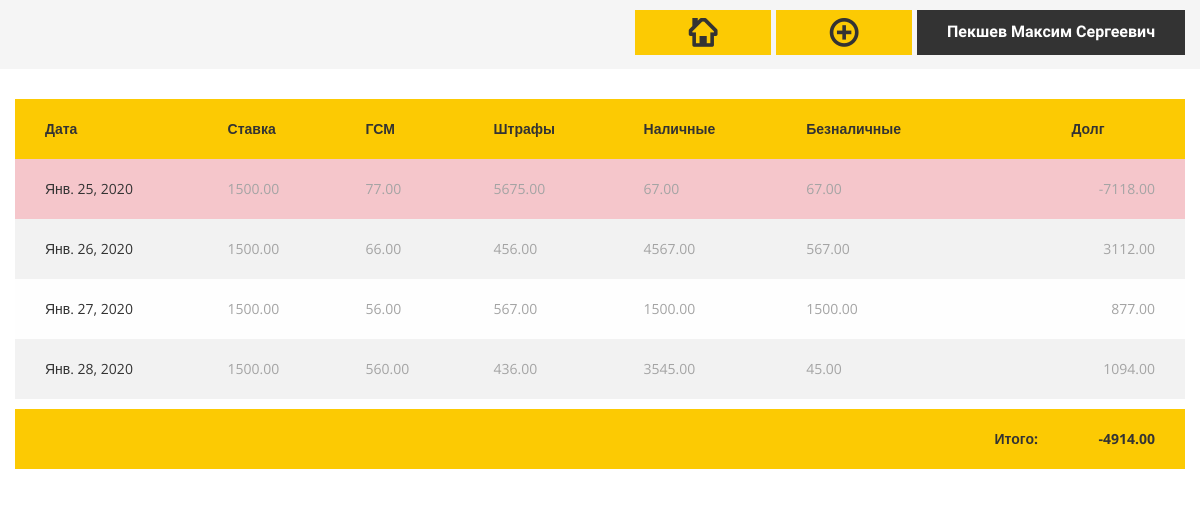
/driver/1137057680/, run on an earlier commit of the app's database.
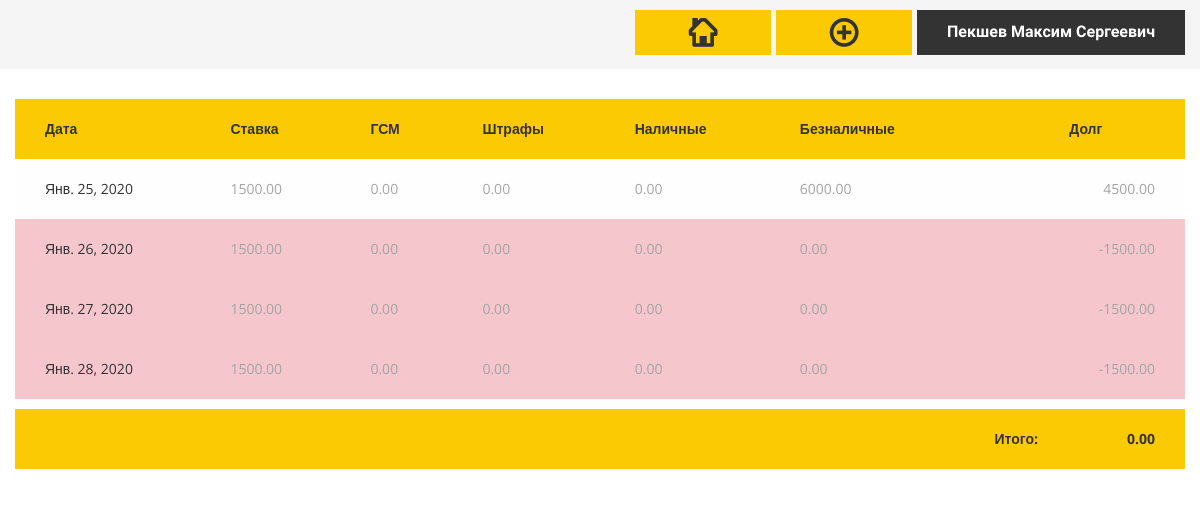
And on a later commit of the database.
### baseapp/models.py (models this page shows, shortened)
class Driver(models.Model):
	first_name		= models.CharField(max_length = 30, verbose_name = 'Имя')
	second_name		= models.CharField(max_length = 30, verbose_name = 'Фамилия')
	third_name		= models.CharField(max_length = 30, verbose_name = 'Отчество', blank=True, null=True)
	driver_license	= models.CharField(max_length = 15, verbose_name = 'Номер В/У', blank=True, null=True, default='')
	car_number		= models.CharField(max_length = 15, verbose_name = 'Номер А/М', blank=True, null=True, default='')
	car_model		= models.CharField(max_length = 30, verbose_name = 'Марка А/М', blank=True, null=True, default='')
	rate			= models.DecimalField(verbose_name = 'Ставка', max_digits=15, decimal_places=2, blank=True, null=True, default=0)
	slug 			= models.SlugField(max_length=10, verbose_name='Url', blank=True, db_index=True)
	debt			= models.DecimalField(verbose_name = 'Долг', max_digits=15, decimal_places=2)
	class Meta:
		verbose_name = 'Водитель'
		verbose_name_plural = 'Водители'

class  Working_day(models.Model):
	driver 		= models.ForeignKey(Driver, on_delete=models.PROTECT)
	date 		= models.DateField('Дата рабочего дня', auto_now_add = False)
	rate		= models.DecimalField(verbose_name = 'Ставка', max_digits=15, decimal_places=2)
	fuel		= models.DecimalField(verbose_name = 'ГСМ', max_digits=15, decimal_places=2)
	penalties	= models.DecimalField(verbose_name = 'Штрафы', max_digits=15, decimal_places=2)
	cash		= models.DecimalField(verbose_name = 'Наличные', max_digits=15, decimal_places=2)
	cashless	= models.DecimalField(verbose_name = 'Безналичные', max_digits=15, decimal_places=2)
	debt_of_day	= models.DecimalField(verbose_name = 'Долг дня', max_digits=15, decimal_places=2)
	slug 		= models.SlugField(max_length=10, verbose_name='Url', blank=True, db_index=True)
	class Meta:
		verbose_name = 'Рабочий день'
		verbose_name_plural = 'Рабочие дни'

### baseapp/views.py (the view)
# urls.py: path('driver/<str:slug>/', 		show_driver, name='show_driver'),
def show_driver(request, slug):
	driver = Driver.objects.get(slug = slug)
	working_days = Working_day.objects.filter(driver = driver).order_by("date")
	context = {
		'working_days': working_days, 'driver': driver,
	}
	return render(request, 'baseapp/driver.html', context)

### baseapp/templates/baseapp/driver.html (shortened to what this page needs)
{% extends 'baseapp/base.html' %}
{% load static %}
{% block content %}
<section class="ls ms ">
	<div class="container-fluid py-2 flex-row ">
		<div class="d-flex flex-row-reverse">
			<div class="py-2 pl-2"><a href="" class="theme_button" data-toggle="modal" data-target="#driverinfo">{{ driver.second_name}} {{ driver.first_name}} {% if driver.third_name %}{{ driver.third_name}}{% endif %}</a></div>
			<div class="py-2 pl-2">
				<a href="" class="theme_button color1" data-toggle="modal" data-target="#new-day"><i class="rt-icon2-add"></i></i></a>
			</div>
			<div class="py-2 pl-2">
				<a href="{% url 'show_index' %}" class="theme_button color1"><i class="rt-icon2-home"></i></a>
			</div>
		</div>
	</div>
  <div class="container col-lg-12">
    <div class="row">
      <div class="col-sm-12">
        <table class="table_template darklinks table-hover">
          <thead class="thead-dark">
            <tr>
			<th>Дата</th>
			<th>Ставка</th>
			<th>ГСМ</th>
			<th>Штрафы</th>
			<th>Наличные</th>
			<th>Безналичные</th>
			<th></th>
			<th>Долг</th>
            </tr>
          </thead>
          <tbody>
          	{% for day in working_days %}
          	{% if day.debt_of_day < 0 %}
          	<tr class="table-danger">
          		{% else %}
          		<tr>
          			{% endif %}
          			<td><a href="" data-toggle="modal" data-target="#id{{day.slug}}">{{ day.date }}</a></td>
          			<td>{{ day.rate }}</td>
          			<td>{{ day.fuel }}</td>
          			<td>{{ day.penalties }}</td>
          			<td>{{ day.cash }}</td>
          			<td>{{ day.cashless }}</td>
          			<td></td>
          			<td style="text-align: right" >{{ day.debt_of_day }}</td>
          		</tr>
          		{% endfor %}
          </tbody>
        </table>
        <table class="table_template darklinks table-hover">
          <thead class="thead-dark">
            <tr>
			<th style="text-align: right" width="90%">Итого:</th>
			<th style="text-align: right">{{ driver.debt }}</th>
            </tr>
          </thead>
        </table>
      </div>
    </div>
  </div>
</section>
{% endblock %}

### baseapp/templates/baseapp/base.html (shortened to what this page needs)
<!DOCTYPE html>
<html class="no-js">
<html>
	<head>
		{% load static %}
  		<link rel="stylesheet" href="{% static 'css/bootstrap.css' %}">
  		<link rel="stylesheet" href="{% static 'css/bootstrap.min.css' %}">
      <link rel="stylesheet" href="{% static 'css/bootstrap.min.css' %}">
      <link rel="stylesheet" href="{% static 'css/main.css' %}" id="color-switcher-link">
      <link rel="stylesheet" href="{% static 'css/animations.css' %}">
      <link rel="stylesheet" href="{% static 'css/fonts.css' %}">
 	</head>
 	<body>
 	{% block content %}{% endblock %}
 	</body>
</html>

What changed in the data, as far as the page shows it:
changed Driver "Пекшев": debt "-4914.00" → "0.00"
changed Working_day "Янв. 25, 2020": fuel "77.00" → "0.00"; penalties "5675.00" → "0.00"; cash "67.00" → "0.00"; cashless "67.00" → "6000.00"; debt_of_day "-7118.00" → "4500.00"
changed Working_day "Янв. 26, 2020": fuel "66.00" → "0.00"; penalties "456.00" → "0.00"; cash "4567.00" → "0.00"; cashless "567.00" → "0.00"; debt_of_day "3112.00" → "-1500.00"
changed Working_day "Янв. 27, 2020": fuel "56.00" → "0.00"; penalties "567.00" → "0.00"; cash "1500.00" → "0.00"; cashless "1500.00" → "0.00"; debt_of_day "877.00" → "-1500.00"
changed Working_day "Янв. 28, 2020": fuel "560.00" → "0.00"; penalties "436.00" → "0.00"; cash "3545.00" → "0.00"; cashless "45.00" → "0.00"; debt_of_day "1094.00" → "-1500.00"
